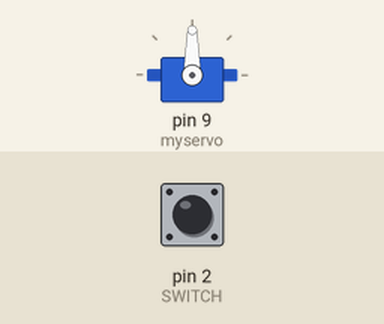
The sketch below on a simulated Arduino Uno, built with avr-gcc and run on an emulated ATmega328P. Parts: servo. Inputs (shaded band) come from the test bench; at power-on: pin 2 (SWITCH) HIGH.

Above: at 1.2 s.
1.3 s: pin 2 (SWITCH) pulled LOW for 0.15 s
At 2.9 s:
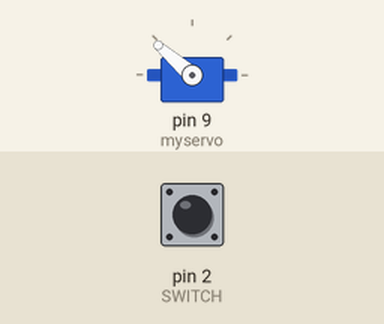
3.7 s: pin 2 (SWITCH) pulled LOW for 1 s
At 4.71 s:
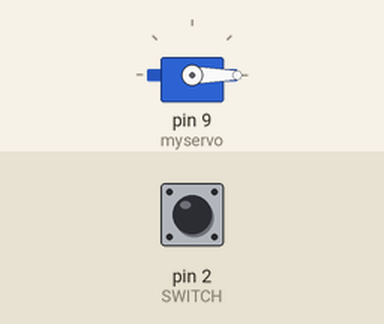
6.7 s: pin 2 (SWITCH) pulled LOW for 0.15 s
At 6.85 s:
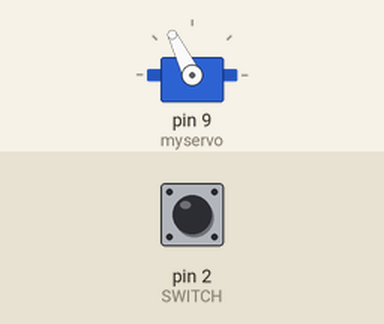
9.7 s: pin 2 (SWITCH) pulled LOW for 3.2 s
Timing chart, 0 to 15.2 s (numbered marks = the images above; inputs shaded):
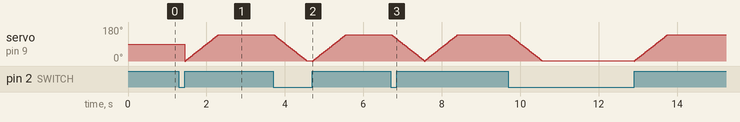

The sketch:

ultimate_machine.ino
```cpp
// https://github.com/mrdcrowley/ultimate_machine

#include <Servo.h>  // servo stuff

#define SWITCH 2  // switch is on pin 2

Servo myservo;
int pos = 0; // change the servo position later
const int servoSpeed = 6; // 1 is fastest

long previousMillis = 0; // timer for starting shutdown
int shutdownDelay = 2000; // go to sleep after 2 seconds

byte previousState = HIGH; // what state was the button last time

void setup() {
  myservo.attach( 9 ); // attach the servo on pin 9
  pinMode( SWITCH, INPUT_PULLUP );
  Serial.begin( 9600 );
}

void loop() {

  byte buttonState = digitalRead(SWITCH); // find out where the switch is

  if (buttonState != previousState) { // switch moved

    previousMillis = millis(); // get the current time
    previousState = buttonState; // update switch status for comparing next time

    if (buttonState == LOW) { // turned on, move finger out
      for ( ; pos >= 1; pos -= 1 ) { // middle value of 1 is all the way out
        myservo.write( pos );  // move the servo to current position
        delay(servoSpeed); // movement speed
      }
    } else { // turned off, move finger back in
      for( ; pos <= 139; pos += 1 ) { // middle value of 180 is all the way in
        myservo.write( pos );
        delay(servoSpeed);
      }
    }
  }

}
```
